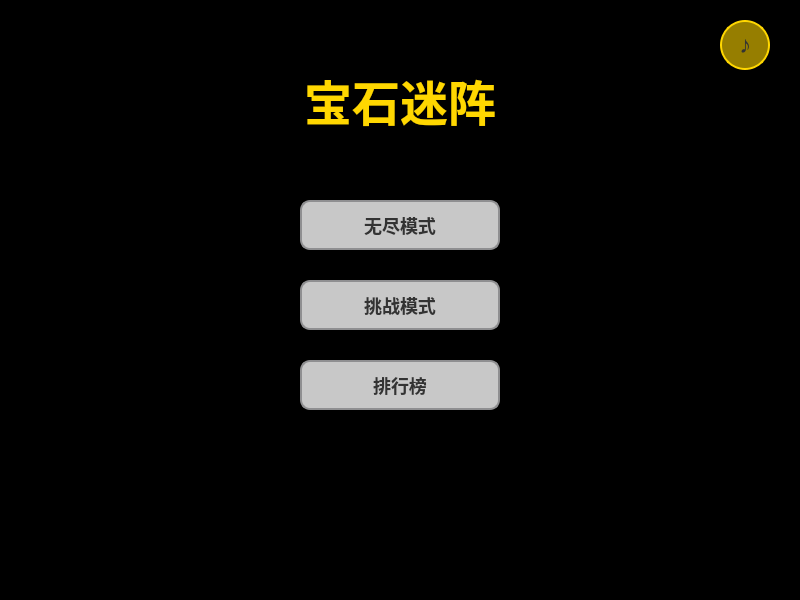
<?xml version="1.0" encoding="UTF-8"?>
<ui version="4.0">
 <class>MenuWidget</class>
 <widget class="QWidget" name="MenuWidget">
  <property name="geometry">
   <rect>
    <x>0</x>
    <y>0</y>
    <width>800</width>
    <height>600</height>
   </rect>
  </property>
  <property name="minimumSize">
   <size>
    <width>800</width>
    <height>600</height>
   </size>
  </property>
  <property name="maximumSize">
   <size>
    <width>800</width>
    <height>600</height>
   </size>
  </property>
  <property name="windowTitle">
   <string>宝石迷阵 - 主菜单</string>
  </property>
  <property name="styleSheet">
   <string notr="true">#MenuWidget { 
  background-image: url(:/bgs/assets/images/menu_bg.jpg);
  background-color: #000000; 
}
QLabel { 
  color: white; 
  font-family: 'Microsoft YaHei'; 
  font-weight: bold; 
}
QPushButton { 
  background-color: rgba(255, 255, 255, 200); 
  border: 2px solid #8f8f91; 
  border-radius: 10px; 
  padding: 5px; 
  font-size: 18px; 
  color: #333; 
  font-weight: bold; 
}
QPushButton:hover { 
  background-color: rgba(255, 255, 255, 240); 
  border-color: #ffffff; 
}
QPushButton:pressed { 
  background-color: rgba(200, 200, 200, 200); 
}</string>
  </property>
  <widget class="QLabel" name="label_title">
   <property name="geometry">
    <rect>
     <x>200</x>
     <y>50</y>
     <width>400</width>
     <height>100</height>
    </rect>
   </property>
   <property name="font">
    <font>
     <family>Microsoft YaHei</family>
     <pointsize>36</pointsize>
     <bold>true</bold>
    </font>
   </property>
   <property name="styleSheet">
    <string notr="true">color: gold;</string>
   </property>
   <property name="text">
    <string>宝石迷阵</string>
   </property>
   <property name="alignment">
    <set>Qt::AlignCenter</set>
   </property>
  </widget>
  <widget class="QPushButton" name="btn_endless">
   <property name="geometry">
    <rect>
     <x>300</x>
     <y>200</y>
     <width>200</width>
     <height>50</height>
    </rect>
   </property>
   <property name="font">
    <font>
     <pointsize>-1</pointsize>
     <bold>true</bold>
    </font>
   </property>
   <property name="text">
    <string>无尽模式</string>
   </property>
  </widget>
  <widget class="QPushButton" name="btn_challenge">
   <property name="geometry">
    <rect>
     <x>300</x>
     <y>280</y>
     <width>200</width>
     <height>50</height>
    </rect>
   </property>
   <property name="font">
    <font>
     <pointsize>-1</pointsize>
     <bold>true</bold>
    </font>
   </property>
   <property name="text">
    <string>挑战模式</string>
   </property>
  </widget>
  <widget class="QPushButton" name="btn_ranking">
   <property name="geometry">
    <rect>
     <x>300</x>
     <y>360</y>
     <width>200</width>
     <height>50</height>
    </rect>
   </property>
   <property name="font">
    <font>
     <pointsize>-1</pointsize>
     <bold>true</bold>
    </font>
   </property>
   <property name="text">
    <string>排行榜</string>
   </property>
  </widget>
  <widget class="QPushButton" name="btn_music">
   <property name="geometry">
    <rect>
     <x>720</x>
     <y>20</y>
     <width>50</width>
     <height>50</height>
    </rect>
   </property>
   <property name="styleSheet">
    <string notr="true">QPushButton { 
  background-color: rgba(255, 215, 0, 150); 
  border: 2px solid gold; 
  border-radius: 25px; 
  font-size: 24px; 
  font-weight: bold; 
  color: #333; 
}
QPushButton:hover { 
  background-color: rgba(255, 215, 0, 200); 
}
QPushButton:pressed { 
  background-color: rgba(255, 215, 0, 100); 
}</string>
   </property>
   <property name="text">
    <string>♪</string>
   </property>
  </widget>
 </widget>
 <resources/>
 <connections>
  <connection>
   <sender>btn_endless</sender>
   <signal>clicked()</signal>
   <receiver>MenuWidget</receiver>
   <slot>on_btn_endless_clicked()</slot>
   <hints>
    <hint type="sourcelabel">
     <x>400</x>
     <y>225</y>
    </hint>
    <hint type="destinationlabel">
     <x>400</x>
     <y>300</y>
    </hint>
   </hints>
  </connection>
  <connection>
   <sender>btn_challenge</sender>
   <signal>clicked()</signal>
   <receiver>MenuWidget</receiver>
   <slot>on_btn_challenge_clicked()</slot>
   <hints>
    <hint type="sourcelabel">
     <x>400</x>
     <y>305</y>
    </hint>
    <hint type="destinationlabel">
     <x>400</x>
     <y>300</y>
    </hint>
   </hints>
  </connection>
  <connection>
   <sender>btn_ranking</sender>
   <signal>clicked()</signal>
   <receiver>MenuWidget</receiver>
   <slot>on_btn_ranking_clicked()</slot>
   <hints>
    <hint type="sourcelabel">
     <x>400</x>
     <y>385</y>
    </hint>
    <hint type="destinationlabel">
     <x>400</x>
     <y>300</y>
    </hint>
   </hints>
  </connection>
 </connections>
 <slots>
  <slot>on_btn_endless_clicked()</slot>
  <slot>on_btn_challenge_clicked()</slot>
  <slot>on_btn_ranking_clicked()</slot>
 </slots>
</ui>
